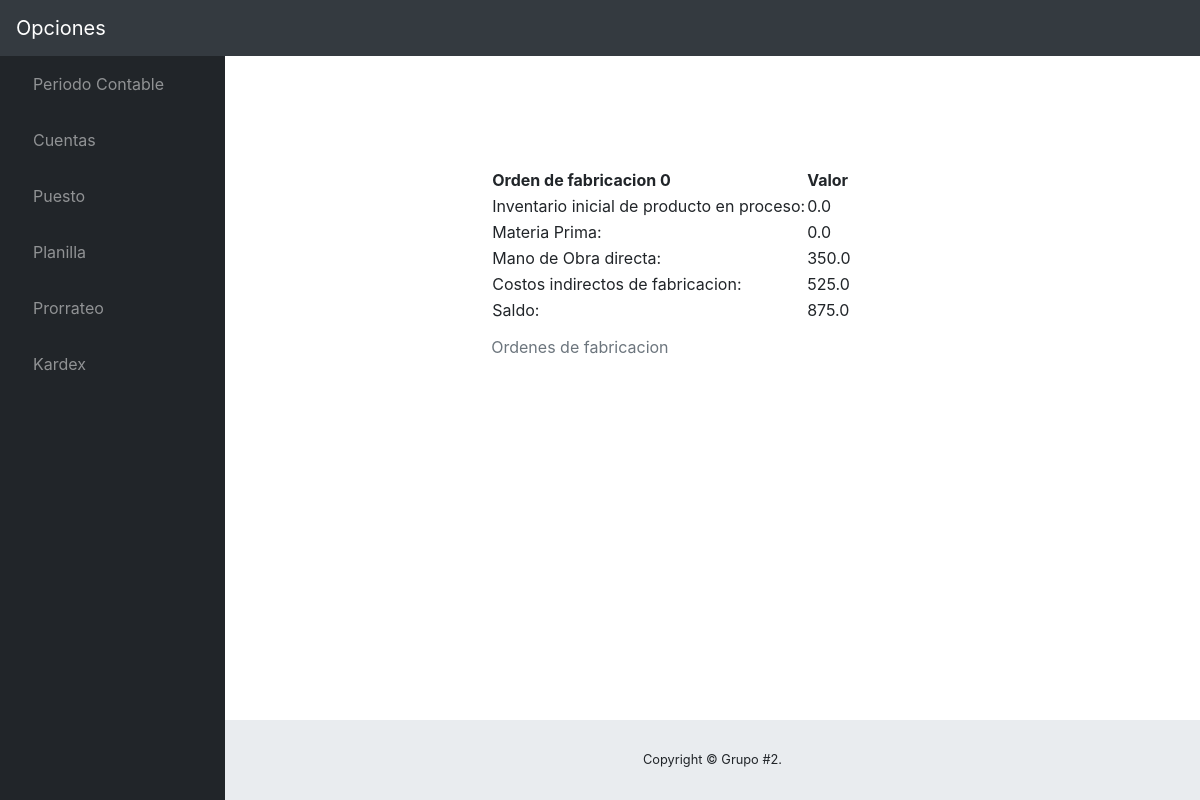
The app's page /2/ver/ with its own data.
### contable/models.py (models this page shows, shortened)
class LibroMayor(models.Model):
	cuenta = models.CharField(max_length=100)
	codCuenta=models.CharField(max_length=10)
	saldoDeudor = models.FloatField()
	saldoAcreedor = models.FloatField()
	estado = models.BooleanField(default=True)
	periodo = models.ForeignKey(PeriodoContable, on_delete=models.CASCADE)
	saldo =models.FloatField(default=0.00)
	class Meta:
		verbose_name='LibroMayor'
		verbose_name_plural='LibroMayor'

class OrdenFab(models.Model):
	codCuenta=models.CharField(max_length=100,unique=True)
	saldo=models.FloatField(default=0.00)
	materiaPrima= models.FloatField(default=0)
	manoObra=models.FloatField(default=0)
	cif= models.FloatField(default=0)
	invInici=models.FloatField(default=0)
	estado = models.BooleanField(default=True)

### contable/views.py (the view)
# urls.py: url(r'^(?P<of_id>[0-9]+)/ver/$',ver, name="ver"),
def ver(request, of_id):
	template=loader.get_template('Main/ver.html')
	ordenfab = LibroMayor.objects.get(pk=of_id)
	detalle=OrdenFab.objects.get(codCuenta=ordenfab.codCuenta)
	context={
		'orden':ordenfab,
		'detalle':detalle,
	}
	return HttpResponse(template.render(context , request))

### contable/templates/Main/ver.html (shortened to what this page needs)
{% extends "Base/base.html" %}
{% block Contenido %}
<section class="container" style="margin-top:10%;margin-left:25%;width:50%;">
		<div id="form-detalle">
				<div class="tabla-0">
					<table class="tabla-1">
						<caption class="titulo-01">Ordenes de fabricacion</caption>
		<tr>
			<th colspan="1">{{orden.cuenta}} </th>
			<th colspan="1">Valor </th>
		</tr>
		<tr>
			<td>Inventario inicial de producto en proceso:</td>
			<td> {{detalle.invInici}}</td>
		</tr>
		<tr>
			<td>Materia Prima: </td>
			<td> {{detalle.materiaPrima}}</td>
		</tr>
		<tr>
			<td>Mano de Obra directa:</td>
			<td>  {{detalle.manoObra}} </td>
		</tr>
		<tr>
			<td>Costos indirectos de fabricacion: </td>
			<td>  {{detalle.cif}}</td>
		</tr>
		<tr>
			<td>Saldo: </td>
			<td>  {{detalle.saldo}} </td>
		</tr>
	</table>
</div></div>
</section>
{% endblock Contenido %}

### contable/static/css/sb-admin.css (style rules this page uses)
html { position: relative; min-height: 100%; }
body { height: 100%; }
:root { --input-padding-x: 0.75rem; --input-padding-y: 0.75rem; }

### records on screen
LibroMayor: cuenta "Orden de fabricacion 0"
OrdenFab: invInici "0.0", materiaPrima "0.0", manoObra "350.0", cif "525.0", saldo "875.0"
